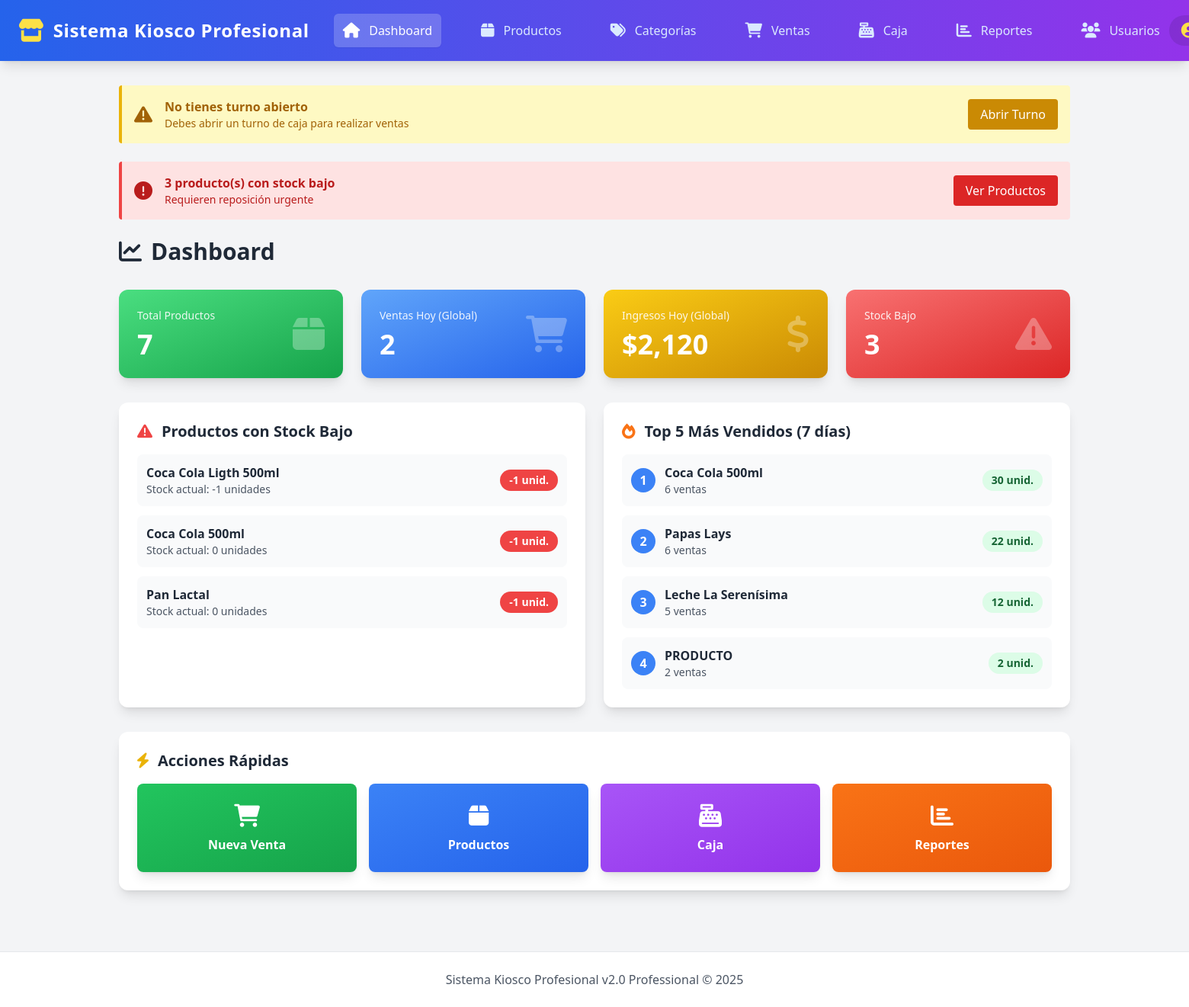
The app's page /public/dashboard.php (signed in) with its own data.
### tables this page shows
CREATE TABLE `productos` (
  `id` int(11) NOT NULL,
  `nombre` varchar(100) NOT NULL,
  `descripcion` text DEFAULT NULL,
  `precio` decimal(10,2) NOT NULL,
  `stock` int(11) DEFAULT 0,
  `codigo_barra` varchar(50) DEFAULT NULL,
  `categoria_id` int(11) DEFAULT NULL,
  `imagen` varchar(255) DEFAULT NULL,
  `created_at` timestamp NOT NULL DEFAULT current_timestamp(),
  `deleted_at` timestamp NULL DEFAULT NULL
);

### app/helpers.php (called while the page is built, shortened)
<?php
if (!function_exists('canAccess')) {
    function canAccess($section)
    {
        $role = strtolower($_SESSION['role']);
        if ($role === 'admin') {
            return true;
        }
        return false;
    }
}

### app/Core/Database.php (called while the page is built, shortened)
<?php
class Database
{
    private static $instance = null;
    private $pdo;
    private function __construct()
    {
        try {
            $dsn = sprintf(
                "mysql:host=%s;dbname=%s;charset=%s",
                DB_HOST,
                DB_NAME,
                DB_CHARSET
            );
            $options = [
                PDO::ATTR_ERRMODE => PDO::ERRMODE_EXCEPTION,
                PDO::ATTR_DEFAULT_FETCH_MODE => PDO::FETCH_ASSOC,
                PDO::ATTR_EMULATE_PREPARES => false,
                PDO::MYSQL_ATTR_INIT_COMMAND => "SET NAMES " . DB_CHARSET
            ];
            $this->pdo = new PDO($dsn, DB_USER, DB_PASS, $options);
        } catch (PDOException $e) {
            Logger::error('Database connection failed', [
                'error' => $e->getMessage()
            ]);
            die('Error de conexión a la base de datos. Por favor contacte al administrador.');
        }
    }
    public static function getInstance()
    {
        if (self::$instance === null) {
            self::$instance = new self();
        }
        return self::$instance;
    }
    public function query($sql, $params = [])
    {
        try {
            $stmt = $this->pdo->prepare($sql);
            $stmt->execute($params);
            return $stmt;
        } catch (PDOException $e) {
            Logger::error('Database query failed', [
                'sql' => $sql,
                'error' => $e->getMessage()
            ]);
            throw $e;
        }
    }
    public function fetchOne($sql, $params = [])
    {
        $stmt = $this->query($sql, $params);
        return $stmt->fetch();
    }
    public function fetchAll($sql, $params = [])
    {
        $stmt = $this->query($sql, $params);
        return $stmt->fetchAll();
    }
}

### public/dashboard.php (the view, shortened to what this page needs)
<?php
$userId = $_SESSION['user_id'];
$db = Database::getInstance();
try {
    $totalProductos = $db->fetchOne("SELECT COUNT(*) as total FROM productos")['total'] ?? 0;
    $productosStockBajo = $db->fetchOne("SELECT COUNT(*) as total FROM productos WHERE stock < 5")['total'] ?? 0;
    $statsHoy = $db->fetchOne("
        SELECT COUNT(*) as total_ventas, COALESCE(SUM(total), 0) as total_ingresos
        FROM ventas
        WHERE DATE(fecha) = CURDATE()
    ");
    $ventasHoy = $statsHoy['total_ventas'] ?? 0;
    $ingresosHoy = $statsHoy['total_ingresos'] ?? 0;
    $productosBajos = $db->fetchAll("
        SELECT p.*, c.nombre as categoria_nombre
        FROM productos p
        LEFT JOIN categorias c ON p.categoria_id = c.id
        WHERE p.stock < 5
        ORDER BY p.stock ASC
        LIMIT 5
    ");
    $topProductos = $db->fetchAll("
        SELECT p.nombre,
               SUM(vd.cantidad) as total_vendido,
               COUNT(DISTINCT v.id) as num_ventas
        FROM productos p
        INNER JOIN venta_detalles vd ON p.id = vd.producto_id
        INNER JOIN ventas v ON vd.venta_id = v.id
        WHERE v.fecha >= DATE_SUB(NOW(), INTERVAL 7 DAY)
        GROUP BY p.id, p.nombre
        ORDER BY total_vendido DESC
        LIMIT 5
    ");
} catch (Exception $e) {
    $totalProductos = 0;
    $productosStockBajo = 0;
    $ventasHoy = 0;
    $ingresosHoy = 0;
    $productosBajos = [];
    $topProductos = [];
}
$turnoAbierto = null;
if (canAccess('cash')) {
    $turnoAbierto = $db->fetchOne("SELECT * FROM turnos_caja WHERE user_id = ? AND estado = 'abierto'", [$userId]);
}
?>
<!DOCTYPE html>
<html lang="es">
<head>
    <script src="assets/js/tailwindcss.js"></script>
    <link href="assets/css/fontawesome.min.css" rel="stylesheet">
</head>
<body class="bg-gray-100">
    <?php include __DIR__ . '/../includes/nav.php'; ?>
    <div class="max-w-7xl mx-auto px-4 py-8">
        <?php if ($_SESSION['role'] !== 'cajero'): ?>
            <?php if (canAccess('cash')): ?>
                <?php if ($turnoAbierto): ?>
                    <div class="bg-green-100 border-l-4 border-green-500 text-green-700 p-4 mb-6 rounded">
                        <div class="flex items-center">
                            <i class="fas fa-check-circle text-2xl mr-4"></i>
                            <div>
                                <p class="font-bold">Turno de caja abierto</p>
                                <p class="text-sm">Puedes realizar ventas normalmente</p>
                            </div>
                        </div>
                    </div>
                <?php else: ?>
                    <div class="bg-yellow-100 border-l-4 border-yellow-500 text-yellow-700 p-4 mb-6 rounded">
                        <div class="flex items-center">
                            <i class="fas fa-exclamation-triangle text-2xl mr-4"></i>
                            <div>
                                <p class="font-bold">No tienes turno abierto</p>
                                <p class="text-sm">Debes abrir un turno de caja para realizar ventas</p>
                            </div>
                            <a href="cash.php" class="ml-auto bg-yellow-600 text-white px-4 py-2 rounded hover:bg-yellow-700">
                                Abrir Turno
                            </a>
                        </div>
                    </div>
                <?php endif; ?>
            <?php endif; ?>
            <?php if ($productosStockBajo > 0): ?>
                <div class="bg-red-100 border-l-4 border-red-500 text-red-700 p-4 mb-6 rounded">
                    <div class="flex items-center">
                        <i class="fas fa-exclamation-circle text-2xl mr-4"></i>
                        <div>
                            <p class="font-bold"><?php echo $productosStockBajo; ?> producto(s) con stock bajo</p>
                            <p class="text-sm">Requieren reposición urgente</p>
                        </div>
                        <a href="products.php?filter=low_stock"
                            class="ml-auto bg-red-600 text-white px-4 py-2 rounded hover:bg-red-700">
                            Ver Productos
                        </a>
                    </div>
                </div>
            <?php endif; ?>
        <?php endif; ?>
        <h1 class="text-3xl font-bold text-gray-800 mb-8">
            <i class="fas fa-chart-line mr-3"></i>Dashboard
        </h1>
        <div
            class="grid grid-cols-1 <?php echo $_SESSION['role'] === 'cajero' ? 'md:grid-cols-2' : 'md:grid-cols-2 lg:grid-cols-4'; ?> gap-6 mb-8">
            <?php if ($_SESSION['role'] !== 'cajero'): ?>
                <div
                    class="bg-gradient-to-br from-green-400 to-green-600 text-white p-6 rounded-xl shadow-lg transform hover:scale-105 transition">
                    <div class="flex items-center justify-between">
                        <div>
                            <p class="text-sm opacity-90">Total Productos</p>
                            <p class="text-4xl font-bold mt-2"><?php echo $totalProductos; ?></p>
                        </div>
                        <i class="fas fa-box text-5xl opacity-30"></i>
                    </div>
                </div>
            <?php endif; ?>
            <div
                class="bg-gradient-to-br from-blue-400 to-blue-600 text-white p-6 rounded-xl shadow-lg transform hover:scale-105 transition">
                <div class="flex items-center justify-between">
                    <div>
                        <p class="text-sm opacity-90">Ventas Hoy (Global)</p>
                        <p class="text-4xl font-bold mt-2"><?php echo $ventasHoy; ?></p>
                    </div>
                    <i class="fas fa-shopping-cart text-5xl opacity-30"></i>
                </div>
            </div>
            <div
                class="bg-gradient-to-br from-yellow-400 to-yellow-600 text-white p-6 rounded-xl shadow-lg transform hover:scale-105 transition">
                <div class="flex items-center justify-between">
                    <div>
                        <p class="text-sm opacity-90">Ingresos Hoy (Global)</p>
                        <p class="text-4xl font-bold mt-2">$<?php echo number_format($ingresosHoy, 0); ?></p>
                    </div>
                    <i class="fas fa-dollar-sign text-5xl opacity-30"></i>
                </div>
            </div>
            <?php if ($_SESSION['role'] !== 'cajero'): ?>
                <div
                    class="bg-gradient-to-br from-red-400 to-red-600 text-white p-6 rounded-xl shadow-lg transform hover:scale-105 transition">
                    <div class="flex items-center justify-between">
                        <div>
                            <p class="text-sm opacity-90">Stock Bajo</p>
                            <p class="text-4xl font-bold mt-2"><?php echo $productosStockBajo; ?></p>
                        </div>
                        <i class="fas fa-exclamation-triangle text-5xl opacity-30"></i>
                    </div>
                </div>
            <?php endif; ?>
        </div>
        <div class="grid grid-cols-1 <?php echo $_SESSION['role'] === 'cajero' ? '' : 'lg:grid-cols-2'; ?> gap-6">
            <?php if ($_SESSION['role'] !== 'cajero'): ?>
                <div class="bg-white rounded-xl shadow-lg p-6">
                    <h3 class="text-xl font-bold text-gray-800 mb-4 flex items-center">
                        <i class="fas fa-exclamation-triangle text-red-500 mr-3"></i>
                        Productos con Stock Bajo
                    </h3>
                    <?php if (empty($productosBajos)): ?>
                        <p class="text-gray-500 text-center py-8">
                            <i class="fas fa-check-circle text-green-500 text-4xl mb-2"></i><br>
                            ¡Todos los productos tienen stock suficiente!
                        </p>
                    <?php else: ?>
                        <div class="space-y-3">
                            <?php foreach (array_slice($productosBajos, 0, 5) as $producto): ?>
                                <div
                                    class="flex items-center justify-between p-3 bg-gray-50 rounded-lg hover:bg-gray-100 transition">
                                    <div class="flex-1">
                                        <p class="font-semibold text-gray-800"><?php echo htmlspecialchars($producto['nombre']); ?>
                                        </p>
                                        <p class="text-sm text-gray-600">Stock actual: <?php echo $producto['stock']; ?> unidades
                                        </p>
                                    </div>
                                    <span class="bg-red-500 text-white px-3 py-1 rounded-full text-sm font-bold">
                                        -1 unid.
                                    </span>
                                </div>
                            <?php endforeach; ?>
                        </div>
                    <?php endif; ?>
                </div>
            <?php endif; ?>
            <div class="bg-white rounded-xl shadow-lg p-6">
                <h3 class="text-xl font-bold text-gray-800 mb-4 flex items-center">
                    <i class="fas fa-fire text-orange-500 mr-3"></i>
                    Top 5 Más Vendidos (7 días)
                </h3>
                <?php if (empty($topProductos)): ?>
                    <p class="text-gray-500 text-center py-8">
                        <i class="fas fa-chart-line text-gray-400 text-4xl mb-2"></i><br>
                        No hay datos de ventas aún
                    </p>
                <?php else: ?>
                    <div class="space-y-3">
                        <?php foreach ($topProductos as $index => $producto): ?>
                            <div class="flex items-center p-3 bg-gray-50 rounded-lg hover:bg-gray-100 transition">
                                <span
                                    class="bg-blue-500 text-white w-8 h-8 rounded-full flex items-center justify-center font-bold mr-3">
                                    <?php echo $index + 1; ?>
                                </span>
                                <div class="flex-1">
                                    <p class="font-semibold text-gray-800"><?php echo htmlspecialchars($producto['nombre']); ?>
                                    </p>
                                    <p class="text-sm text-gray-600"><?php echo $producto['num_ventas']; ?> ventas</p>
                                </div>
                                <span class="bg-green-100 text-green-800 px-3 py-1 rounded-full text-sm font-bold">
                                    <?php echo $producto['total_vendido']; ?> unid.
                                </span>
                            </div>
                        <?php endforeach; ?>
                    </div>
                <?php endif; ?>
            </div>
        </div>
        <div class="mt-8 bg-white rounded-xl shadow-lg p-6">
            <h3 class="text-xl font-bold text-gray-800 mb-4">
                <i class="fas fa-bolt text-yellow-500 mr-3"></i>Acciones Rápidas
            </h3>
            <div class="grid grid-cols-2 md:grid-cols-4 gap-4">
                <?php if (canAccess('sales')): ?>
                    <a href="sales.php"
                        class="bg-gradient-to-br from-green-500 to-green-600 text-white p-6 rounded-lg text-center hover:from-green-600 hover:to-green-700 transition transform hover:scale-105 shadow-lg">
                        <i class="fas fa-shopping-cart text-3xl mb-2"></i>
                        <p class="font-bold">Nueva Venta</p>
                    </a>
                <?php endif; ?>
                <?php if (canAccess('products')): ?>
                    <a href="products.php"
                        class="bg-gradient-to-br from-blue-500 to-blue-600 text-white p-6 rounded-lg text-center hover:from-blue-600 hover:to-blue-700 transition transform hover:scale-105 shadow-lg">
                        <i class="fas fa-box text-3xl mb-2"></i>
                        <p class="font-bold">Productos</p>
                    </a>
                <?php endif; ?>
                <?php if (canAccess('cash')): ?>
                    <a href="cash.php"
                        class="bg-gradient-to-br from-purple-500 to-purple-600 text-white p-6 rounded-lg text-center hover:from-purple-600 hover:to-purple-700 transition transform hover:scale-105 shadow-lg">
                        <i class="fas fa-cash-register text-3xl mb-2"></i>
                        <p class="font-bold">Caja</p>
                    </a>
                <?php endif; ?>
                <?php if (canAccess('reports')): ?>
                    <a href="reports.php"
                        class="bg-gradient-to-br from-orange-500 to-orange-600 text-white p-6 rounded-lg text-center hover:from-orange-600 hover:to-orange-700 transition transform hover:scale-105 shadow-lg">
                        <i class="fas fa-chart-bar text-3xl mb-2"></i>
                        <p class="font-bold">Reportes</p>
                    </a>
                <?php endif; ?>
            </div>
        </div>
    </div>
    <footer class="bg-white mt-12 py-6 border-t">
        <div class="max-w-7xl mx-auto px-4 text-center text-gray-600">
            <p><?php echo APP_NAME; ?> v2.0 Professional &copy; <?php echo date('Y'); ?></p>
        </div>
    </footer>
</body>
</html>

### records on screen
productos: nombre "Coca Cola Ligth 500ml", stock "-1"
productos: nombre "Coca Cola 500ml", stock "0"
productos: nombre "Pan Lactal", stock "0"

### other values on screen
APP_NAME "Sistema Kiosco Profesional"
$productosStockBajo "3"
$totalProductos "7"
$ventasHoy "2"
$ingresosHoy "2,120"
$producto['nombre'] "Coca Cola 500ml"
$producto['num_ventas'] "6"
$producto['total_vendido'] "30"
$producto['nombre'] "Papas Lays"
$producto['total_vendido'] "22"
$producto['nombre'] "Leche La Serenísima"
$producto['num_ventas'] "5"
$producto['total_vendido'] "12"
$producto['nombre'] "PRODUCTO"
$producto['num_ventas'] "2"
